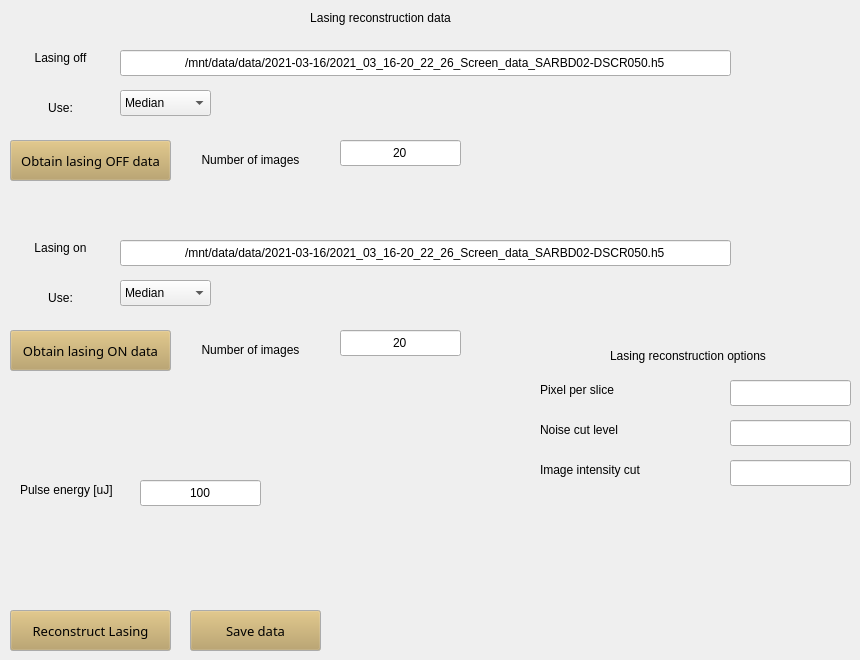
    <widget class="QWidget" name="tab_4">
     <attribute name="title">
      <string>Lasing rec</string>
     </attribute>
     <widget class="QPushButton" name="ObtainLasingOnData">
      <property name="geometry">
       <rect>
        <x>10</x>
        <y>330</y>
        <width>161</width>
        <height>41</height>
       </rect>
      </property>
      <property name="palette">
       <palette>
        <active>
         <colorrole role="Button">
          <brush brushstyle="SolidPattern">
           <color alpha="255">
            <red>183</red>
            <green>157</green>
            <blue>92</blue>
           </color>
          </brush>
         </colorrole>
        </active>
        <inactive>
         <colorrole role="Button">
          <brush brushstyle="SolidPattern">
           <color alpha="255">
            <red>183</red>
            <green>157</green>
            <blue>92</blue>
           </color>
          </brush>
         </colorrole>
        </inactive>
        <disabled>
         <colorrole role="Button">
          <brush brushstyle="SolidPattern">
           <color alpha="255">
            <red>183</red>
            <green>157</green>
            <blue>92</blue>
           </color>
          </brush>
         </colorrole>
        </disabled>
       </palette>
      </property>
      <property name="font">
       <font>
        <family>Sans Serif</family>
        <pointsize>10</pointsize>
       </font>
      </property>
      <property name="text">
       <string>Obtain lasing ON data</string>
      </property>
     </widget>
     <widget class="QLabel" name="label_55">
      <property name="geometry">
       <rect>
        <x>30</x>
        <y>100</y>
        <width>61</width>
        <height>16</height>
       </rect>
      </property>
      <property name="text">
       <string>Use:</string>
      </property>
      <property name="alignment">
       <set>Qt::AlignCenter</set>
      </property>
     </widget>
     <widget class="QComboBox" name="LasingOffDataLoadUseSelect">
      <property name="geometry">
       <rect>
        <x>120</x>
        <y>90</y>
        <width>91</width>
        <height>26</height>
       </rect>
      </property>
      <property name="currentIndex">
       <number>0</number>
      </property>
      <item>
       <property name="text">
        <string>Median</string>
       </property>
      </item>
      <item>
       <property name="text">
        <string>All</string>
       </property>
      </item>
     </widget>
     <widget class="QLabel" name="label_57">
      <property name="geometry">
       <rect>
        <x>280</x>
        <y>10</y>
        <width>201</width>
        <height>16</height>
       </rect>
      </property>
      <property name="text">
       <string>Lasing reconstruction data</string>
      </property>
      <property name="alignment">
       <set>Qt::AlignCenter</set>
      </property>
     </widget>
     <widget class="QLineEdit" name="LasingOffDataLoad">
      <property name="geometry">
       <rect>
        <x>120</x>
        <y>50</y>
        <width>611</width>
        <height>26</height>
       </rect>
      </property>
      <property name="text">
       <string>/mnt/data/data/2021-03-16/2021_03_16-20_22_26_Screen_data_SARBD02-DSCR050.h5</string>
      </property>
      <property name="alignment">
       <set>Qt::AlignCenter</set>
      </property>
     </widget>
     <widget class="QLabel" name="label_58">
      <property name="geometry">
       <rect>
        <x>190</x>
        <y>150</y>
        <width>121</width>
        <height>20</height>
       </rect>
      </property>
      <property name="text">
       <string>Number of images</string>
      </property>
      <property name="alignment">
       <set>Qt::AlignCenter</set>
      </property>
     </widget>
     <widget class="QLineEdit" name="LasingOffNumberImages">
      <property name="geometry">
       <rect>
        <x>340</x>
        <y>140</y>
        <width>121</width>
        <height>26</height>
       </rect>
      </property>
      <property name="text">
       <string>20</string>
      </property>
      <property name="alignment">
       <set>Qt::AlignCenter</set>
      </property>
     </widget>
     <widget class="QLabel" name="label_60">
      <property name="geometry">
       <rect>
        <x>30</x>
        <y>50</y>
        <width>61</width>
        <height>16</height>
       </rect>
      </property>
      <property name="text">
       <string>Lasing off</string>
      </property>
      <property name="alignment">
       <set>Qt::AlignCenter</set>
      </property>
     </widget>
     <widget class="QLineEdit" name="LasingOnNumberImages">
      <property name="geometry">
       <rect>
        <x>340</x>
        <y>330</y>
        <width>121</width>
        <height>26</height>
       </rect>
      </property>
      <property name="text">
       <string>20</string>
      </property>
      <property name="alignment">
       <set>Qt::AlignCenter</set>
      </property>
     </widget>
     <widget class="QPushButton" name="ObtainLasingOffData">
      <property name="geometry">
       <rect>
        <x>10</x>
        <y>140</y>
        <width>161</width>
        <height>41</height>
       </rect>
      </property>
      <property name="palette">
       <palette>
        <active>
         <colorrole role="Button">
          <brush brushstyle="SolidPattern">
           <color alpha="255">
            <red>183</red>
            <green>157</green>
            <blue>92</blue>
           </color>
          </brush>
         </colorrole>
        </active>
        <inactive>
         <colorrole role="Button">
          <brush brushstyle="SolidPattern">
           <color alpha="255">
            <red>183</red>
            <green>157</green>
            <blue>92</blue>
           </color>
          </brush>
         </colorrole>
        </inactive>
        <disabled>
         <colorrole role="Button">
          <brush brushstyle="SolidPattern">
           <color alpha="255">
            <red>183</red>
            <green>157</green>
            <blue>92</blue>
           </color>
          </brush>
         </colorrole>
        </disabled>
       </palette>
      </property>
      <property name="font">
       <font>
        <family>Sans Serif</family>
        <pointsize>10</pointsize>
       </font>
      </property>
      <property name="text">
       <string>Obtain lasing OFF data</string>
      </property>
     </widget>
     <widget class="QLabel" name="label_67">
      <property name="geometry">
       <rect>
        <x>30</x>
        <y>290</y>
        <width>61</width>
        <height>16</height>
       </rect>
      </property>
      <property name="text">
       <string>Use:</string>
      </property>
      <property name="alignment">
       <set>Qt::AlignCenter</set>
      </property>
     </widget>
     <widget class="QLineEdit" name="LasingOnDataLoad">
      <property name="geometry">
       <rect>
        <x>120</x>
        <y>240</y>
        <width>611</width>
        <height>26</height>
       </rect>
      </property>
      <property name="text">
       <string>/mnt/data/data/2021-03-16/2021_03_16-20_22_26_Screen_data_SARBD02-DSCR050.h5</string>
      </property>
      <property name="alignment">
       <set>Qt::AlignCenter</set>
      </property>
     </widget>
     <widget class="QLabel" name="label_68">
      <property name="geometry">
       <rect>
        <x>30</x>
        <y>240</y>
        <width>61</width>
        <height>16</height>
       </rect>
      </property>
      <property name="text">
       <string>Lasing on</string>
      </property>
      <property name="alignment">
       <set>Qt::AlignCenter</set>
      </property>
     </widget>
     <widget class="QLabel" name="label_69">
      <property name="geometry">
       <rect>
        <x>190</x>
        <y>340</y>
        <width>121</width>
        <height>20</height>
       </rect>
      </property>
      <property name="text">
       <string>Number of images</string>
      </property>
      <property name="alignment">
       <set>Qt::AlignCenter</set>
      </property>
     </widget>
     <widget class="QComboBox" name="LasingOnDataLoadUseSelect">
      <property name="geometry">
       <rect>
        <x>120</x>
        <y>280</y>
        <width>91</width>
        <height>26</height>
       </rect>
      </property>
      <property name="currentIndex">
       <number>0</number>
      </property>
      <item>
       <property name="text">
        <string>Median</string>
       </property>
      </item>
      <item>
       <property name="text">
        <string>All</string>
       </property>
      </item>
     </widget>
     <widget class="QPushButton" name="ReconstructLasing">
      <property name="geometry">
       <rect>
        <x>10</x>
        <y>610</y>
        <width>161</width>
        <height>41</height>
       </rect>
      </property>
      <property name="palette">
       <palette>
        <active>
         <colorrole role="Button">
          <brush brushstyle="SolidPattern">
           <color alpha="255">
            <red>183</red>
            <green>157</green>
            <blue>92</blue>
           </color>
          </brush>
         </colorrole>
        </active>
        <inactive>
         <colorrole role="Button">
          <brush brushstyle="SolidPattern">
           <color alpha="255">
            <red>183</red>
            <green>157</green>
            <blue>92</blue>
           </color>
          </brush>
         </colorrole>
        </inactive>
        <disabled>
         <colorrole role="Button">
          <brush brushstyle="SolidPattern">
           <color alpha="255">
            <red>183</red>
            <green>157</green>
            <blue>92</blue>
           </color>
          </brush>
         </colorrole>
        </disabled>
       </palette>
      </property>
      <property name="font">
       <font>
        <family>Sans Serif</family>
        <pointsize>10</pointsize>
       </font>
      </property>
      <property name="text">
       <string>Reconstruct Lasing</string>
      </property>
     </widget>
     <widget class="QLineEdit" name="LasingEnergyInput">
      <property name="geometry">
       <rect>
        <x>140</x>
        <y>480</y>
        <width>121</width>
        <height>26</height>
       </rect>
      </property>
      <property name="text">
       <string>100</string>
      </property>
      <property name="alignment">
       <set>Qt::AlignCenter</set>
      </property>
     </widget>
     <widget class="QLabel" name="label_72">
      <property name="geometry">
       <rect>
        <x>20</x>
        <y>480</y>
        <width>121</width>
        <height>20</height>
       </rect>
      </property>
      <property name="text">
       <string>Pulse energy [uJ]</string>
      </property>
     </widget>
     <widget class="QPushButton" name="SaveLasingRecData">
      <property name="geometry">
       <rect>
        <x>190</x>
        <y>610</y>
        <width>131</width>
        <height>41</height>
       </rect>
      </property>
      <property name="palette">
       <palette>
        <active>
         <colorrole role="Button">
          <brush brushstyle="SolidPattern">
           <color alpha="255">
            <red>183</red>
            <green>157</green>
            <blue>92</blue>
           </color>
          </brush>
         </colorrole>
        </active>
        <inactive>
         <colorrole role="Button">
          <brush brushstyle="SolidPattern">
           <color alpha="255">
            <red>183</red>
            <green>157</green>
            <blue>92</blue>
           </color>
          </brush>
         </colorrole>
        </inactive>
        <disabled>
         <colorrole role="Button">
          <brush brushstyle="SolidPattern">
           <color alpha="255">
            <red>183</red>
            <green>157</green>
            <blue>92</blue>
           </color>
          </brush>
         </colorrole>
        </disabled>
       </palette>
      </property>
      <property name="font">
       <font>
        <family>Sans Serif</family>
        <pointsize>10</pointsize>
       </font>
      </property>
      <property name="text">
       <string>Save data</string>
      </property>
     </widget>
     <widget class="QLineEdit" name="LasingReconstructionSliceFactor">
      <property name="geometry">
       <rect>
        <x>730</x>
        <y>380</y>
        <width>121</width>
        <height>26</height>
       </rect>
      </property>
      <property name="text">
       <string/>
      </property>
      <property name="alignment">
       <set>Qt::AlignCenter</set>
      </property>
     </widget>
     <widget class="QLineEdit" name="LasingIntensityCut">
      <property name="geometry">
       <rect>
        <x>730</x>
        <y>460</y>
        <width>121</width>
        <height>26</height>
       </rect>
      </property>
      <property name="text">
       <string/>
      </property>
      <property name="alignment">
       <set>Qt::AlignCenter</set>
      </property>
     </widget>
     <widget class="QLineEdit" name="LasingNoiseCut">
      <property name="geometry">
       <rect>
        <x>730</x>
        <y>420</y>
        <width>121</width>
        <height>26</height>
       </rect>
      </property>
      <property name="text">
       <string/>
      </property>
      <property name="alignment">
       <set>Qt::AlignCenter</set>
      </property>
     </widget>
     <widget class="QLabel" name="label_76">
      <property name="geometry">
       <rect>
        <x>540</x>
        <y>420</y>
        <width>121</width>
        <height>20</height>
       </rect>
      </property>
      <property name="text">
       <string>Noise cut level</string>
      </property>
      <property name="alignment">
       <set>Qt::AlignLeading|Qt::AlignLeft|Qt::AlignVCenter</set>
      </property>
     </widget>
     <widget class="QLabel" name="label_52">
      <property name="geometry">
       <rect>
        <x>610</x>
        <y>346</y>
        <width>191</width>
        <height>20</height>
       </rect>
      </property>
      <property name="text">
       <string>Lasing reconstruction options</string>
      </property>
     </widget>
     <widget class="QLabel" name="label_70">
      <property name="geometry">
       <rect>
        <x>540</x>
        <y>380</y>
        <width>121</width>
        <height>20</height>
       </rect>
      </property>
      <property name="text">
       <string>Pixel per slice</string>
      </property>
      <property name="alignment">
       <set>Qt::AlignLeading|Qt::AlignLeft|Qt::AlignVCenter</set>
      </property>
     </widget>
     <widget class="QLabel" name="label_77">
      <property name="geometry">
       <rect>
        <x>540</x>
        <y>460</y>
        <width>121</width>
        <height>20</height>
       </rect>
      </property>
      <property name="text">
       <string>Image intensity cut</string>
      </property>
      <property name="alignment">
       <set>Qt::AlignLeading|Qt::AlignLeft|Qt::AlignVCenter</set>
      </property>
     </widget>
    </widget>
